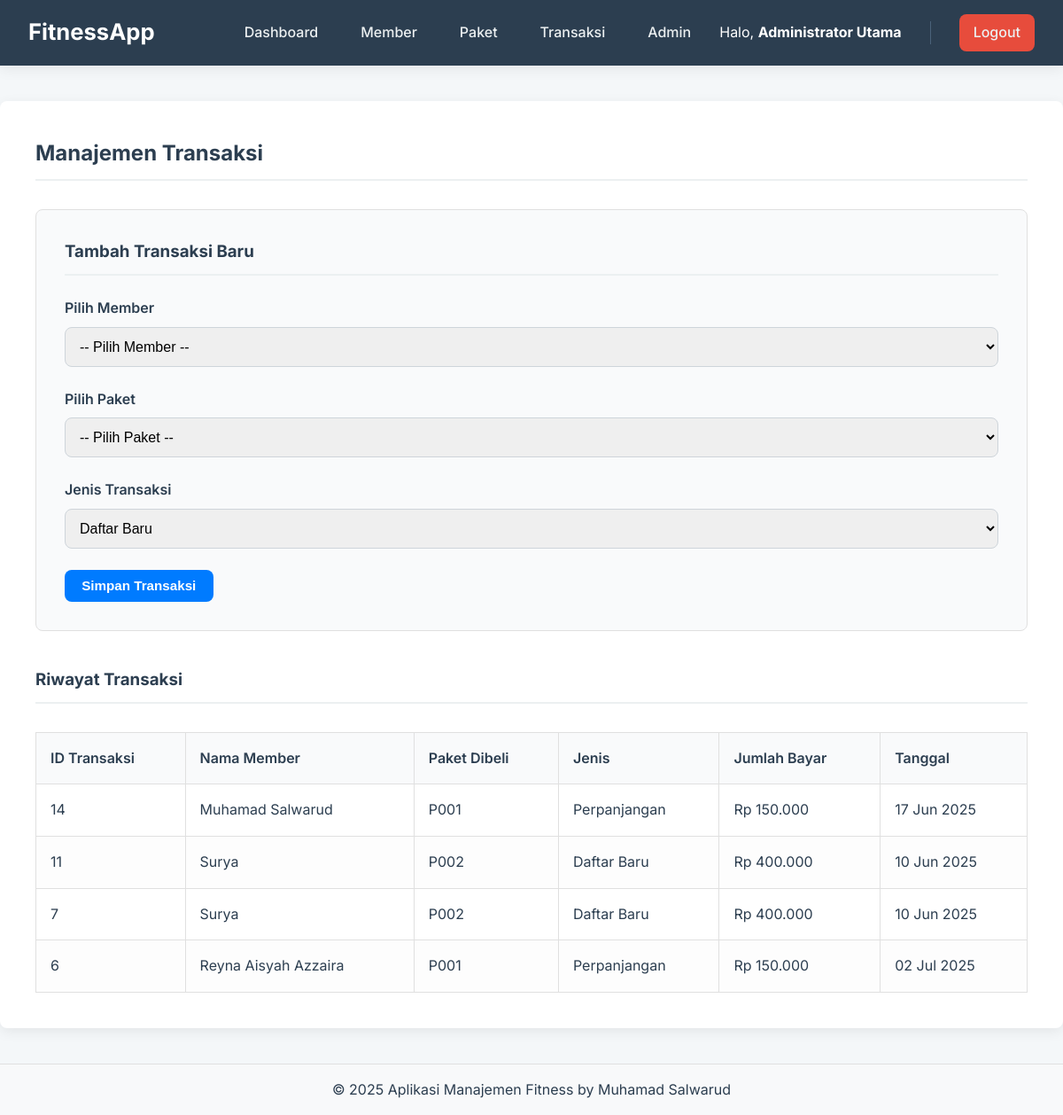
The app's page /transactions.php (signed in) with its own data.
### tables this page shows
CREATE TABLE `transaksi` (
  `id_transaksi` int(11) NOT NULL,
  `id_member` int(11) DEFAULT NULL,
  `id_paket` int(11) DEFAULT NULL,
  `tanggal_transaksi` date NOT NULL,
  `jenis_transaksi` enum('Daftar Baru','Perpanjangan') NOT NULL,
  `total_bayar` decimal(10,2) NOT NULL
);

CREATE TABLE `member` (
  `id_member` int(11) NOT NULL,
  `nama` varchar(100) NOT NULL,
  `no_telepon` varchar(20) DEFAULT NULL,
  `alamat` text DEFAULT NULL,
  `tanggal_daftar` date NOT NULL,
  `tanggal_kadaluarsa` date NOT NULL,
  `status` enum('Aktif','Tidak Aktif') DEFAULT 'Aktif'
);

CREATE TABLE `paket` (
  `id_paket` int(11) NOT NULL,
  `nama_paket` varchar(50) NOT NULL,
  `durasi_bulan` int(11) NOT NULL,
  `harga` decimal(10,2) NOT NULL
);

### config.php (called while the page is built, shortened)
<?php
function format_rupiah($angka){
	$hasil_rupiah = "Rp " . number_format($angka,0,',','.');
	return $hasil_rupiah;
}
?>

### transactions.php (the view, shortened to what this page needs)
<?php
include 'config.php';
include 'header.php';
?>
<h2>Manajemen Transaksi</h2>
<form action="transactions.php" method="POST">
    <h3>Tambah Transaksi Baru</h3>
    <div class="form-group">
        <label for="id_member">Pilih Member</label>
        <select id="id_member" name="id_member" class="form-control" required>
            <option value="">-- Pilih Member --</option>
        </select>
    </div>
    <div class="form-group">
        <label for="id_paket">Pilih Paket</label>
        <select id="id_paket" name="id_paket" class="form-control" required>
            <option value="">-- Pilih Paket --</option>
        </select>
    </div>
    <div class="form-group">
        <label for="jenis_transaksi">Jenis Transaksi</label>
        <select id="jenis_transaksi" name="jenis_transaksi" class="form-control" required>
            <option value="Daftar Baru">Daftar Baru</option>
        </select>
    </div>
    <button type="submit" name="add_transaction" class="btn btn-primary">Simpan Transaksi</button>
</form>
<h3 style="margin-top: 40px;">Riwayat Transaksi</h3>
<table>
    <thead>
        <tr>
            <th>ID Transaksi</th>
            <th>Nama Member</th>
            <th>Paket Dibeli</th>
            <th>Jenis</th>
            <th>Jumlah Bayar</th>
            <th>Tanggal</th>
        </tr>
    </thead>
    <tbody>
        <?php
        $sql = "SELECT t.id_transaksi, m.nama, p.nama_paket, t.jenis_transaksi, t.total_bayar, t.tanggal_transaksi
                FROM transaksi t
                JOIN member m ON t.id_member = m.id_member
                JOIN paket p ON t.id_paket = p.id_paket
                ORDER BY t.id_transaksi DESC";
        $result = $conn->query($sql);
        if ($result->num_rows > 0) {
            while($row = $result->fetch_assoc()) {
                echo "<tr>";
                echo "<td>" . $row["id_transaksi"] . "</td>";
                echo "<td>" . htmlspecialchars($row["nama"]) . "</td>";
                echo "<td>" . htmlspecialchars($row["nama_paket"]) . "</td>";
                echo "<td>" . htmlspecialchars($row["jenis_transaksi"]) . "</td>";
                echo "<td>" . format_rupiah($row["total_bayar"]) . "</td>";
                echo "<td>" . date("d M Y", strtotime($row["tanggal_transaksi"])) . "</td>";
                echo "</tr>";
            }
        } else {
            echo "<tr><td colspan='6' style='text-align:center;'>Belum ada data transaksi.</td></tr>";
        }
        ?>
    </tbody>
</table>
<?php
include 'footer.php';
?>

### header.php (shortened to what this page needs)
<!DOCTYPE html>
<html lang="id">
<head>
</head>
<body>
<header class="navbar">
    <a href="index.php" class="logo">FitnessApp</a>
    <nav class="nav-links">
        <a href="index.php">Dashboard</a>
        <a href="members.php">Member</a>
        <a href="packages.php">Paket</a>
        <a href="transactions.php">Transaksi</a>
        <a href="admins.php">Admin</a>
        <div class="user-info">
            Halo, <b><?php echo isset($_SESSION["nama_lengkap"]) ? htmlspecialchars($_SESSION["nama_lengkap"]) : 'Admin'; ?></b>
        </div>
        <a href="logout.php" class="logout-btn">Logout</a>
    </nav>
</header>
<main class="container">

### footer.php (shortened to what this page needs)
</main>
<footer class="footer" style="text-align: center; padding: 1rem; background-color: #f8f9fa; border-top: 1px solid #e0e0e0;">
    <p>&copy; <?php echo date("Y"); ?> Aplikasi Manajemen Fitness by Muhamad Salwarud</p>
</footer>
</body>
</html>

### header.php (style rules this page uses)
:root { --primary-color: #007bff; --secondary-color: #6c757d; --dark-color: #2c3e50; --light-color: #ecf0f1; --background-color: #f4f7f9; --white-color: #ffffff; --danger-color: #e74c3c; --success-color: #2ecc71; --border-radius: 8px; --shadow: 0 4px 15px rgba(0, 0, 0, 0.07); }
* { box-sizing: border-box; margin: 0; padding: 0; }
body { font-family: 'Inter', sans-serif; background-color: var(--background-color); color: var(--dark-color); line-height: 1.6; }
.navbar { background-color: var(--dark-color); padding: 1rem 2rem; color: var(--white-color); display: flex; justify-content: space-between; align-items: center; box-shadow: var(--shadow); position: sticky; top: 0; z-index: 1000; }
.navbar .logo { font-size: 1.6rem; font-weight: 700; color: var(--white-color); text-decoration: none; }
.navbar .nav-links { display: flex; align-items: center; gap: 1rem; }
.navbar .nav-links a { color: var(--light-color); text-decoration: none; font-weight: 500; padding: 0.5rem 1rem; border-radius: var(--border-radius); transition: background-color 0.3s, color 0.3s; position: relative; }
.navbar .nav-links a:not(.logout-btn)::after { content: ''; position: absolute; width: 0; height: 2px; bottom: 0; left: 50%; background-color: var(--primary-color); transition: width 0.3s, left 0.3s; }
.navbar .user-info { margin-right: 1rem; padding-right: 2rem; border-right: 1px solid #4a627a; }
.navbar .logout-btn { background-color: var(--danger-color); color: var(--white-color); }
.container { max-width: 1200px; margin: 2.5rem auto; padding: 2.5rem; background: var(--white-color); border-radius: var(--border-radius); box-shadow: var(--shadow); }
h1, h2, h3 { color: var(--dark-color); border-bottom: 2px solid var(--light-color); padding-bottom: 10px; margin-top: 0; margin-bottom: 1.5rem; }
table { width: 100%; border-collapse: collapse; margin-top: 2rem; }
th, td { border: 1px solid #e0e0e0; padding: 1rem; text-align: left; vertical-align: middle; }
th { background-color: #f9fafb; font-weight: 600; }
tr:nth-child(even) { background-color: #fdfdfd; }
.btn { display: inline-block; padding: 0.6rem 1.2rem; font-size: 0.95rem; font-weight: 600; text-align: center; text-decoration: none; border-radius: var(--border-radius); cursor: pointer; border: none; transition: all 0.3s; }
.btn-primary { background-color: var(--primary-color); color: white; }
form { margin-top: 2rem; padding: 2rem; background-color: #f9fafb; border-radius: var(--border-radius); border: 1px solid #e0e0e0; }
.form-group { margin-bottom: 1.5rem; }
.form-group label { display: block; margin-bottom: .5rem; font-weight: 600; }
.form-control { display: block; width: 100%; padding: 0.75rem; font-size: 1rem; border: 1px solid #ced4da; border-radius: var(--border-radius); transition: border-color 0.2s, box-shadow 0.2s; }

### records on screen
transaksi: id_transaksi "14", id_member.nama "Muhamad Salwarud", id_paket.nama_paket "P001", jenis_transaksi "Perpanjangan", total_bayar "Rp 150.000", tanggal_transaksi "17 Jun 2025"
transaksi: id_transaksi "11", id_member.nama "Surya", id_paket.nama_paket "P002", jenis_transaksi "Daftar Baru", total_bayar "Rp 400.000", tanggal_transaksi "10 Jun 2025"
transaksi: id_transaksi "7", id_member.nama "Surya", id_paket.nama_paket "P002", jenis_transaksi "Daftar Baru", total_bayar "Rp 400.000", tanggal_transaksi "10 Jun 2025"
transaksi: id_transaksi "6", id_member.nama "Reyna Aisyah Azzaira", id_paket.nama_paket "P001", jenis_transaksi "Perpanjangan", total_bayar "Rp 150.000", tanggal_transaksi "02 Jul 2025"

### other values on screen
$_SESSION["nama_lengkap"] "Administrator Utama"
